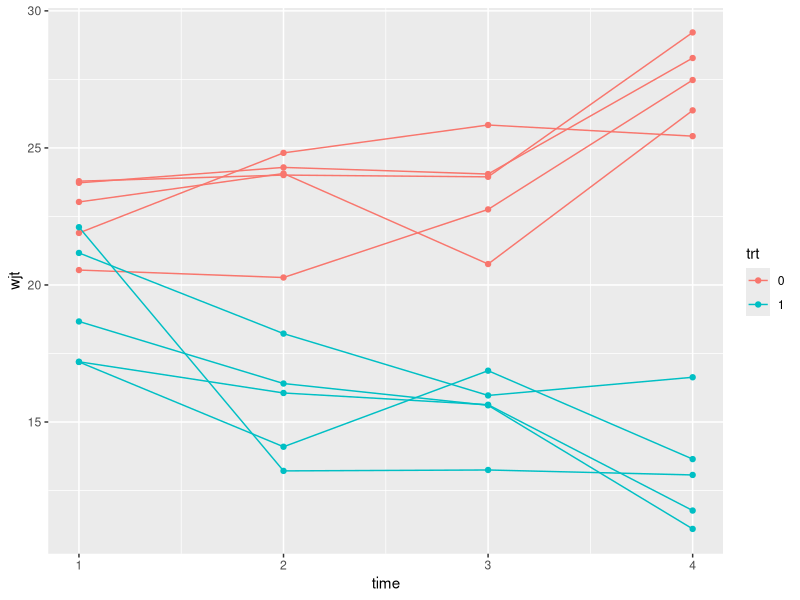
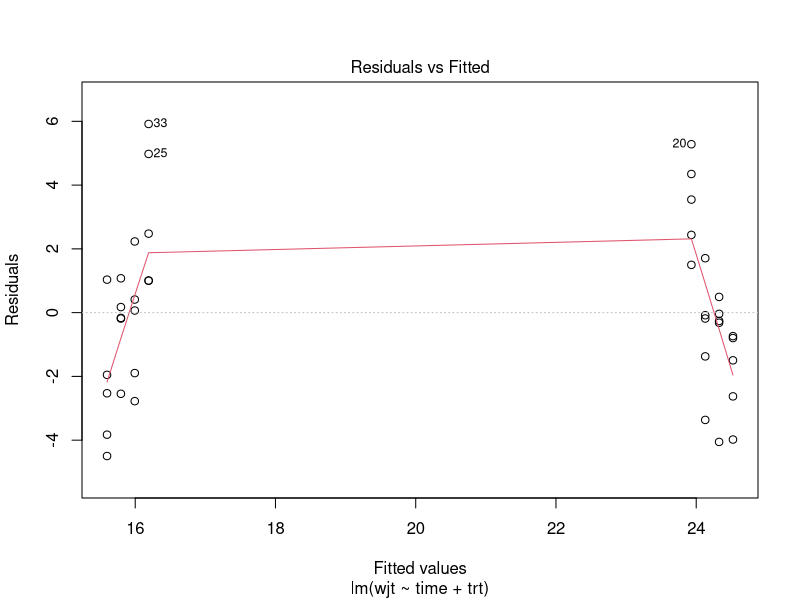
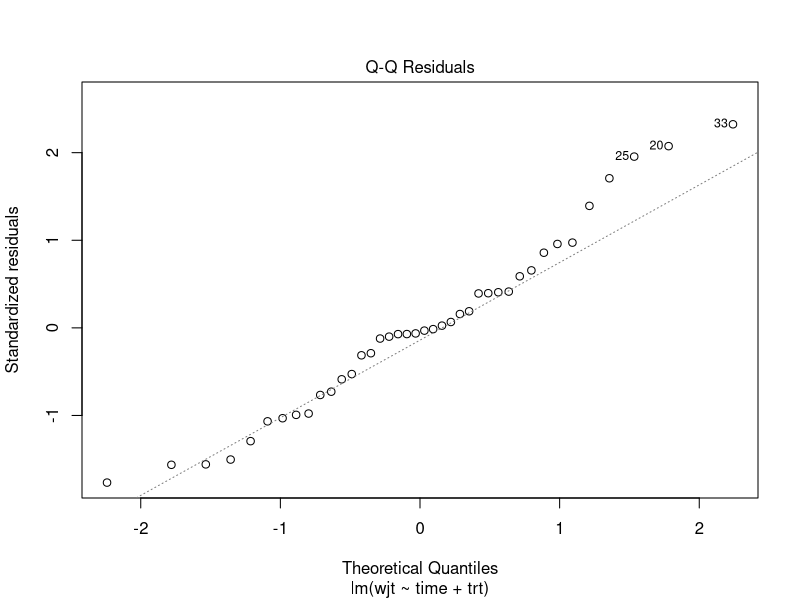
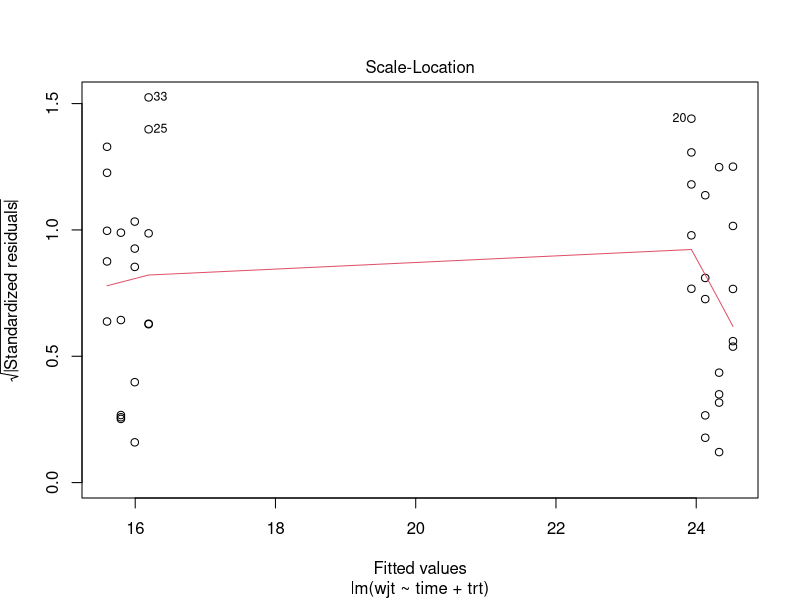
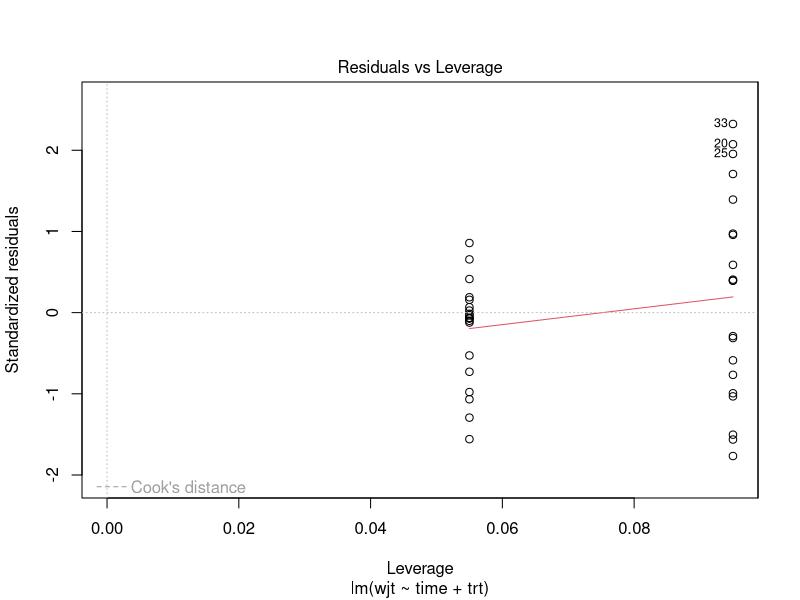
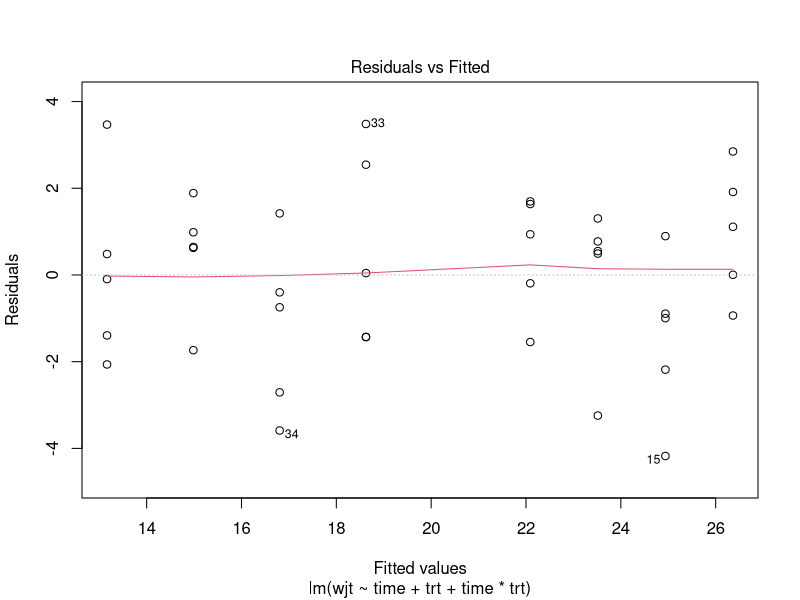
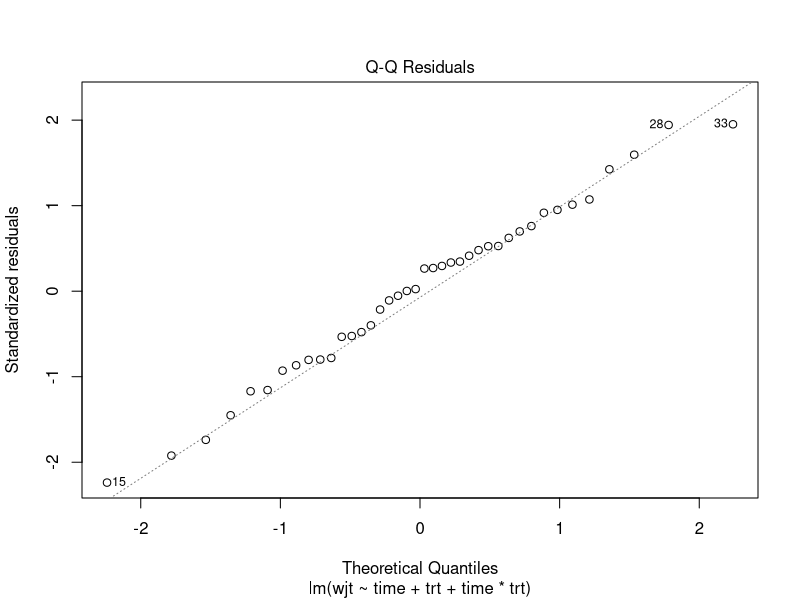
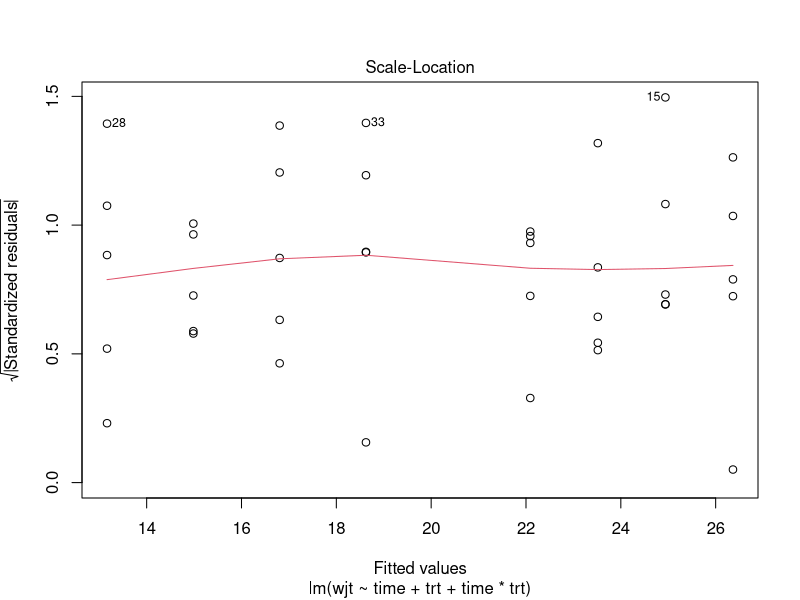

Reproduce these figures in R, in order.
library(MASS)

time<- rep(1:4, 10)
trt <- rep(0:1, each=20)
id <- rep(1:10, each=4)
wjt <- 21.1 - 2*time*trt - time*(trt-1) + rnorm(length(time), mean = 0, sd = 1.5)
trt <- factor(trt)
id <- factor(id)

####################################################################################################################################################################################################################################

library(ggplot2)

dt1 <- data.frame(time, trt, wjt, id)
ggplot(data = dt1, aes(x = time, y = wjt, group = id, color = trt)) + geom_line() + geom_point()

####################################################################################################################################################################################################################################

mod1 <- lm(wjt ~ time + trt, data = dt1)
summary(mod1)
plot(mod1)

#y = 24.7170 - 0.5328x1 - 7.1457x2 + err

mod2 <- lm(wjt ~ time + trt + time*trt, data = dt1)
summary(mod2)
plot(mod2)

#y = 21.4069 + 0.7913x1 - 0.5255x2 - 2.6481x1x2 + err

mod3 <- lm(wjt ~ time + time*trt, data = dt1)
summary(mod3)
plot(mod3)

####################################################################################################################################################################################################################################

aov(wjt ~ trt)
TukeyHSD(aov(wjt ~ trt), conf.level =  0.95)

aov(wjt ~ trt + id)
TukeyHSD(aov(wjt ~ trt + id), conf.level =  0.95)


plot(wjt ~ trt + id)

anova(mod1, mod2)

####################################################################################################################################################################################################################################


















